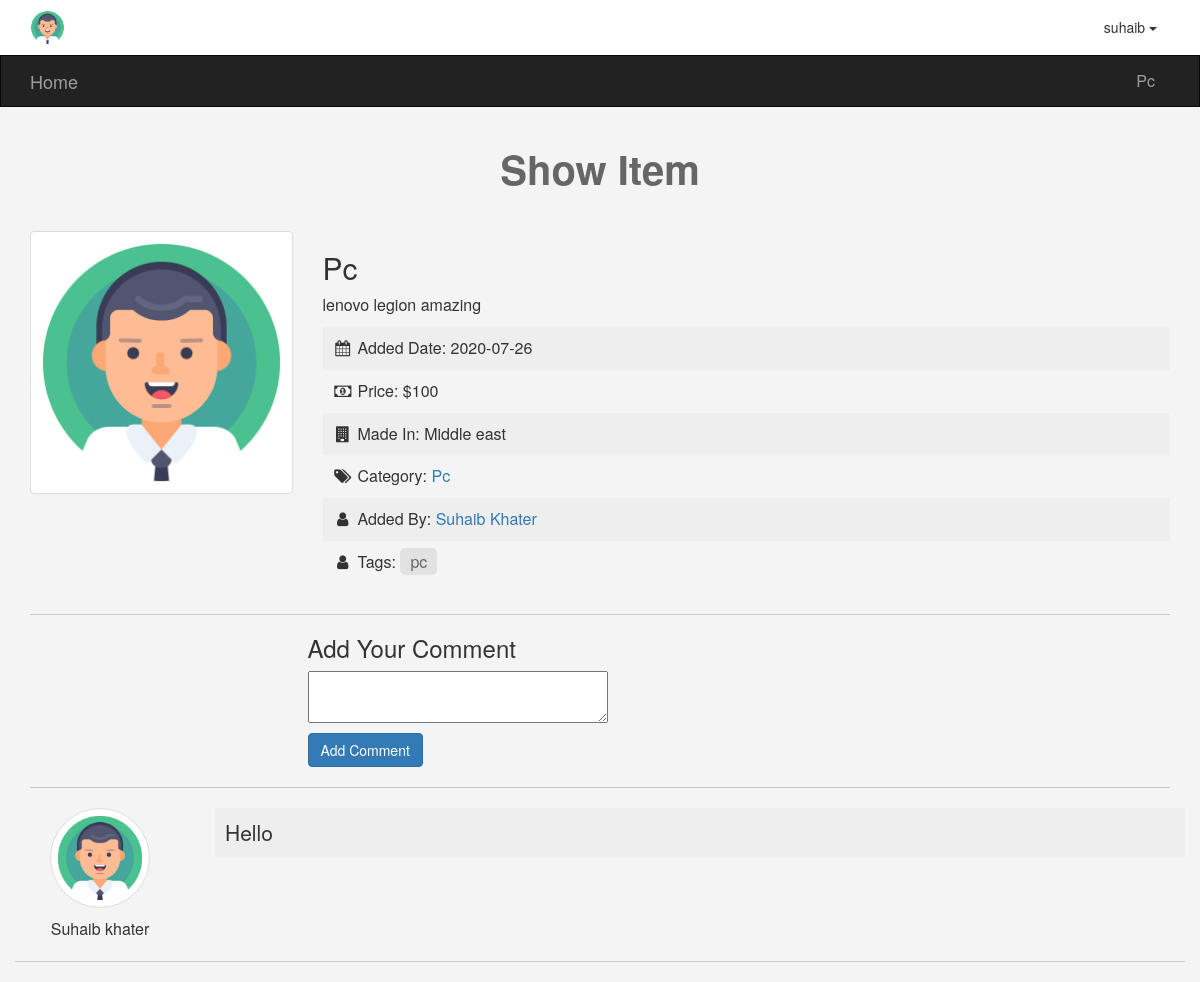
Page /items.php?itemid=1 (signed in) on the committed database.
### tables this page shows
CREATE TABLE `categories` (
  `ID` int NOT NULL,
  `Name` varchar(255) NOT NULL,
  `Description` varchar(255) NOT NULL,
  `Ordering` int NOT NULL,
  `Visibility` tinyint NOT NULL DEFAULT '0',
  `Allow_Comment` tinyint NOT NULL DEFAULT '0',
  `Allow_Ads` tinyint NOT NULL DEFAULT '0',
  `ParentID` int NOT NULL
);

CREATE TABLE `items` (
  `ItemID` int NOT NULL,
  `Name` varchar(255) NOT NULL,
  `Description` varchar(255) NOT NULL,
  `Price` int NOT NULL,
  `AddDate` date NOT NULL,
  `CountryMade` varchar(255) NOT NULL,
  `Status` int NOT NULL,
  `Approve` tinyint NOT NULL DEFAULT '0',
  `Tags` varchar(255) NOT NULL,
  `CatID` int NOT NULL,
  `MemberID` int NOT NULL
);

CREATE TABLE `users` (
  `UserID` int NOT NULL,
  `Username` varchar(255) NOT NULL,
  `Password` varchar(255) NOT NULL,
  `Email` varchar(255) NOT NULL,
  `Fullname` varchar(255) DEFAULT NULL,
  `GroupID` tinyint DEFAULT '0',
  `Regstatus` tinyint NOT NULL DEFAULT '0',
  `Regsdate` timestamp NOT NULL DEFAULT CURRENT_TIMESTAMP
);

CREATE TABLE `comments` (
  `ID` int NOT NULL,
  `Comment` varchar(255) NOT NULL,
  `AddedDate` timestamp NOT NULL DEFAULT CURRENT_TIMESTAMP,
  `Status` tinyint NOT NULL DEFAULT '0',
  `UserID` int NOT NULL,
  `ItemID` int NOT NULL
);

### init.php (called while the page is built, shortened)
<?php
include "admin/config.php";
$template = "includes/templates/";
$lang = "includes/language/";
$func = "includes/functions/";
$css = "layout/css/";
include $func . "functions.php";
include $lang . "eng.php";
include $template . "header.php";

### includes/language/eng.php (called while the page is built)
<?php
function lang( $phrase ){
    static $lang = array(
        'ADMIN_HOME' => 'Home',
        'CATEG' => 'Categories',
        'ITEMS' => 'Items',
        'MEMBERS' => 'Members',
        'STAT' => 'Statistics',
        'LOGS' => 'Logs',
        'COMM' => 'Comments'
    );
    return array_key_exists($phrase , $lang) ? $lang[$phrase] : "Key not exists";
}

### includes/functions/functions.php (called while the page is built, shortened)
<?php
function getRecords($fields  , $table , $where=null , $order = null){
    global $conn;
    $sql = $order == null ? " " : "ORDER BY $order DESC";
    $getRecord = $conn->prepare("SELECT $fields FROM $table $where $sql");
    $getRecord->execute();
    $record = $getRecord->fetchAll();
    return $record;
}

### items.php (the view, shortened to what this page needs)
<?php
include "init.php";
$itemid = isset($_GET['itemid']) && is_numeric($_GET['itemid']) ? intval($_GET['itemid']) : 0;
$stmt = $conn->prepare("SELECT items.*, categories.Name,users.Fullname FROM items
                       INNER JOIN categories ON categories.ID = items.CatID
                       INNER JOIN users ON users.UserID = items.MemberID
                       WHERE itemId = ?
                       AND Approve = 1");
$stmt->execute(array($itemid));
$count = $stmt->rowCount();
if($count > 0){
    $row = $stmt->fetch();
?>
<h1 class="text-center">Show Item</h1>
<div class="container">
    <div class="row">
        <div class="col-md-3">
            <img class="img-responsive img-thumbnail center-block" src="img.png" alt="">
        </div>
        <div class="col-md-9 item-info">
            <h2><?=$row['Name']?></h2>
            <p><?=$row['Description']?></p>
            <ul class="list-unstyled">
                <li>
                    <i class="fa fa-calendar fa-fw"></i>
                    <span>Added Date<span> : <?=$row['AddDate']?>
                </li>
                <li>
                    <i class="fa fa-money fa-fw"></i>
                    <span>Price<span> : $<?=$row['Price']?>
                </li>
                <li>
                    <i class="fa fa-building fa-fw"></i>
                    <span>Made In<span> : <?=$row['CountryMade']?>
                </li>
                <li>
                    <i class="fa fa-tags fa-fw"></i>
                    <span>Category<span> : <a href="categories.php?pageid=<?=$row['CatID']?>"><?=$row['Name']?></a>
                </li>
                <li>
                    <i class="fa fa-user fa-fw"></i>
                    <span>Added By<span> : <a href="#"><?=$row['Fullname']?></a>
                </li >
                <li class="tags-tags">
                    <i class="fa fa-user fa-fw"></i>
                    <span>Tags<span> :
                        <?php $allTage = explode(",",$row['Tags']);
                        foreach($allTage as $tag){
                            $tag = str_replace(' ','',$tag);
                            if(!empty($tag)){
                            echo "<a href='tags.php?name=".strtolower($tag)."'>".$tag .' </a>';}
                        }
                    ?>
                </li >
            </ul>
        </div>
    </div>
    <hr class='custom-hr'>
    <?php if(isset($_SESSION['name'])){ ?>
    <div class="row">
        <div class="col-md-offset-3">
            <div class="comment">
                <h3>Add Your Comment</h3>
                <form action="<?php echo"?itemid=".$row['ItemID'];?>" method="POST">
                    <textarea name="comment" required></textarea>
                    <input class="btn btn-primary"type="submit" value="Add Comment">
                </form>
            </div>
        </div>
    </div>
    <?php } else {
                echo '<a href="login.php">Login</a> or <a href="login.php">Rigister</a> to activate Commenting';
    } ?>
    <hr class='custom-hr'>
    <?php
                $stmt = $conn->prepare("SELECT comments.* , users.Fullname  FROM comments
                INNER JOIN users ON users.UserID = comments.UserID
                WHERE  ItemID = ? AND Status = 1
                ORDER BY comments.ID DESC");
                $stmt->execute(array($row['ItemID']));
                $rows = $stmt->fetchAll();
            ?>
    <div class="row">
            <?php
            foreach($rows as $row):?>
                <div class="row comment-box">
                <div class="col-sm-2 text-center">
                    <img class="img-responsive img-thumbnail img-circle center-block" src="img.png" alt="">
                    <?=$row['Fullname']?>
                </div>
                <div class="col-sm-10">
                    <p class="lead"><?=$row['Comment']?></p>
                </div>
            </div>
            <hr class="custom-hr">
            <?php endforeach;?>
    </div>
</div>
<?php
} else {
    echo '<h1 class="alert alert-danger">There is No Such ID or Item waiting for Activate</h1>';
}
include $template . "footer.php";
?>

### includes/templates/header.php (shortened to what this page needs)
<!DOCTYPE html>
<html lang="en">
<head>
    <link rel="stylesheet" href="<?=$css?>bootstrap.min.css">
    <link rel="stylesheet" href="<?=$css?>font-awesome.min.css">
    <link rel="stylesheet" href="<?=$css?>custom.css">
</head>
<body>
<div class="upper-bar">
  <div class="container">
  <?php if(isset($_SESSION['name'])){
           ?>
           <img class="my-img img-circle" src="img.png" alt="">
           <div class="btn-group my-info pull-right">
              <span class="btn dropdown-toggle" data-toggle="dropdown">
                <?=$_SESSION['name']?>
                <span class="caret"></span>
              </span>
           </div>
           <?php
      }else {?>
    <a href="login.php">
      <span class="pull-right">Login/SignUp</span>
    </a>
    <?php }?>
  </div>
</div>
<nav class="navbar navbar-inverse">
  <div class="container">
    <div class="navbar-header">
      <a class="navbar-brand" href="index.php"><?=lang('ADMIN_HOME')?></a>
    </div>
    <div class="collapse navbar-collapse" id="app-nav">
      <ul class="nav navbar-nav navbar-right">
        <?php
          foreach(getRecords("*","categories" , "WHERE ParentID = 0") as $cat){
            echo '<li>
            <a href="categories.php?pageid='. $cat['ID'].'">'
            .$cat['Name'] .'</a></li>';
          }
        ?>
      </ul>
    </div>
  </div>
</nav>

### includes/templates/footer.php (shortened to what this page needs)
</body>
</html>

### layout/css/custom.css (style rules this page uses)
body { background-color: #F4F4F4; font-size: 16px; }
h1 { font-size: 40px; margin: 40px 0; font-weight: bold; color: #666; }
.navbar { border-radius: 0; margin-bottom: 0; }
.nav > li > a , .navbar { padding: -10px 12px; }
.upper-bar { padding: 10px; background-color: white; }
.my-img { width: 35px; height: 35px; }
.item-info ul li { padding: 10px; }
.item-info ul li:nth-child(odd) { background-color: #EEE; }
.item-info ul li span { display: inline-block; }
.comment h3 { margin: 0 0 10px; }
.comment textarea { display: block; margin-bottom: 10px; width: 300px; }
.custom-hr { border-top: 1px solid #c9c9c9; }
.comment-box { margin-bottom: 20px; }
.comment-box img { max-width: 100px; margin-bottom: 10px; }
.comment-box .lead { background-color: #EEE; position: relative; padding: 10px; }
.tags-tags a { display: inline; background-color: #e2e2e2; padding: 2px 10px; border-radius: 5px; color: #666; margin-right: 5px; }

### rows in the picture
categories: Name "Pc"
items: CatID.Name "Pc", Description "lenovo legion amazing", AddDate "2020-07-26", Price "100", CountryMade "Middle east", MemberID.Fullname "Suhaib Khater", Tags "pc"
comments: UserID.Fullname "Suhaib khater", Comment "Hello"

### other values in the picture
$_SESSION['name'] "suhaib"
lang('ADMIN_HOME') "Home"
